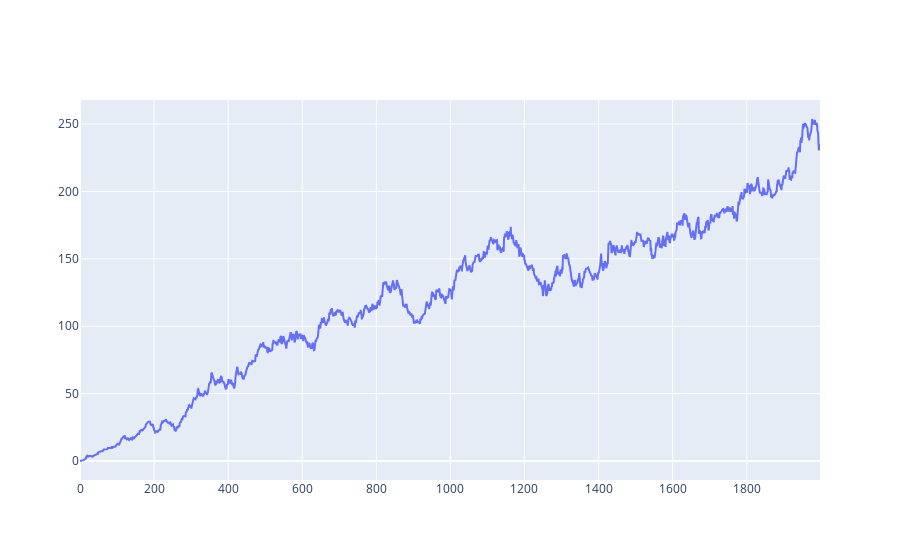

Here is the notebook cell this chart was saved with:
### Code cell
#Step 6 : plot residuals over time

e_over_time = []

for r in range(rounds):
    data_r = func_powerlaw_t(r)
    polycoeffs, error = polyfit_data(data_r)
    e_over_time.append(error[0])
    
e_plot = go.Figure()
e_plot.add_trace(go.Scatter(x = range(r), y = e_over_time))

e_plot.show()

### Figure 1 — Plotly figure (JSON) as saved in the notebook; plotly's stock layout.template omitted (floating-point values rounded to 4 significant figures; data arrays with more than 128 entries replaced by an {"elided": "..."} marker saying what was removed)
{"data": [{"type": "scatter", "x": {"elided": "1999 int values"}, "y": {"elided": "2000 float values"}}], "layout": {}}
